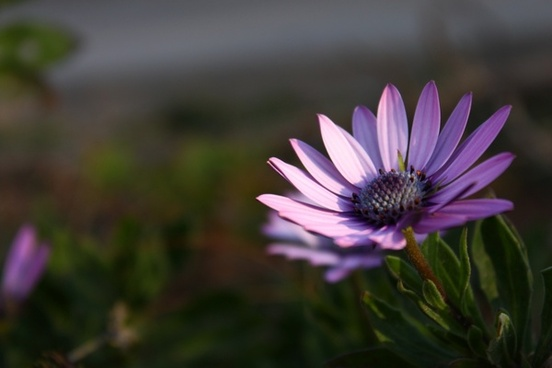
#> input picture images/flower.jpg, 552 x 368 px
$ jupyter execute 00_introduction_to_computer_vision.ipynb   (shell and % lines are left out)   (text cells are left out)
#> lines starting #> are read from the running program, lines starting #| are printed output that depends on the picture; after the words box and inside, x2 and y2 are one past the last pixel; in counts of white or black regions, pixels touching at a corner belong together
[cell 1]
# Import numpy
import numpy as np

# Import OpenCv
import cv2

[cell 2]
print(cv2.__version__)

[cell 3]
# Load the image
image = cv2.imread('./images/flower.jpg')
#> image is the input picture: shape (368, 552, 3); mean B, G, R 55.9, 60, 64.9

[cell 4]
# Display the image
cv2.imshow('Flower', image)
cv2.waitKey()

cv2.destroyAllWindows()

[cell 5]
# Write the image
cv2.imwrite('flower-copy.jpg', image)
#> Out = True

[cell 6]
# Note: if "0" is passed to "VideoCapture" the source will be the webcam
#       and if the address of a video file is passed to "VideoCapture" the source will be that video
cap = cv2.VideoCapture(0)

while True:
    ret, frame = cap.read()
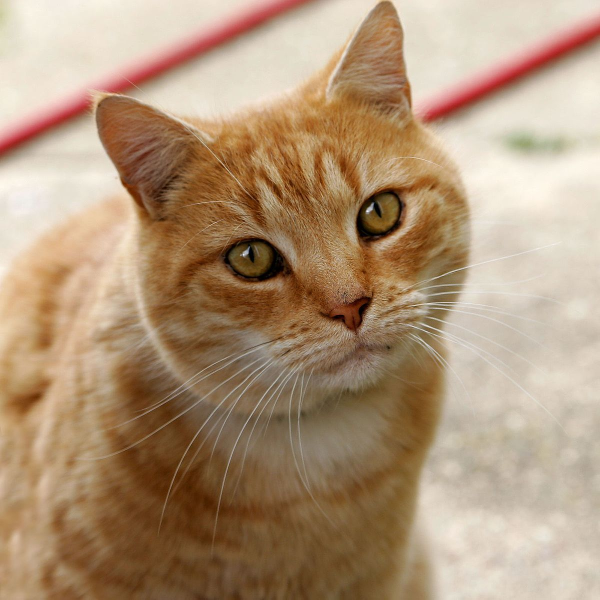
#> input picture images/cat.jpg, 1200 x 1199 px, given in place of the camera (shown at 1/2 size)
#> frame is the input picture: shape (1199, 1200, 3); mean B, G, R 120.7, 148.8, 175.9
    cv2.imshow('Webcam', frame)
    if cv2.waitKey(1) == 13: #13 is the Enter Key
#> (key Esc is pressed here)
        break

# Release camera and close windows
cap.release()
cv2.destroyAllWindows()

[cell 7]
image.shape
#> Out = (368, 552, 3)

[cell 8]
# Print dimensions of the image
print ('Height of the Image:', image.shape[0], 'pixels')
#| Height of the Image: 368 pixels
print ('Width of the Image: ', image.shape[1], 'pixels')
#| Width of the Image:  552 pixels
print ('Channel(s) of the Image: ', image.shape[2], 'channel(s)')
#| Channel(s) of the Image:  3 channel(s)

[cell 9]
# To convert to grayscale, use "cvtColor"
gray_image = cv2.cvtColor(image, cv2.COLOR_BGR2GRAY)

cv2.imshow('Grayscale Flower', gray_image)
cv2.waitKey()

cv2.destroyAllWindows()

[cell 10]
gray_image.shape
#> Out = (368, 552)

[cell 11]
# "split" function splits the image into each dimension
B, G, R = cv2.split(image)

# Create a matrix of zeros with dimensions of height and width
zeros = np.zeros(image.shape[:2], dtype = "uint8")

# Note: In OpenCV, the images are in the form of BGR (NOT RGB)
cv2.imshow("Red Channel", cv2.merge([zeros, zeros, R]))
cv2.waitKey()
cv2.imshow("Green Channel", cv2.merge([zeros, G, zeros]))
cv2.waitKey()
cv2.imshow("Blue Channel", cv2.merge([B, zeros, zeros]))
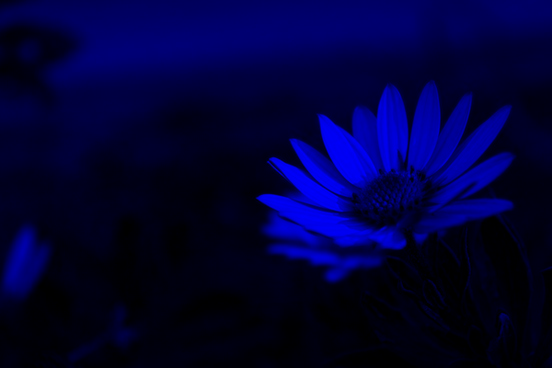
#> window 'Blue Channel': shape (368, 552, 3); mean B, G, R 55.9, 0, 0
cv2.waitKey()

cv2.destroyAllWindows()

[cell 12]
image[200, 300]
#> Out = [201, 157, 194]

[cell 13]
image[200, 300] + 20
#> Out = [221, 177, 214]

[cell 14]
image[200, 300] * 2
#> Out = [146, 58, 132]

[cell 15]
image = cv2.imread('./images/flower.jpg')

# Draw a line
cv2.line(image, (0,0), (400,400), (0,255,0), 5)

cv2.imshow("Line", image)
cv2.waitKey()

cv2.destroyAllWindows()

[cell 16]
image = cv2.imread('./images/flower.jpg')

# Draw a Rectangle
cv2.rectangle(image, (50,100), (300,250), (255,0,0), 5)

cv2.imshow("Rectangle", image)
cv2.waitKey()

cv2.destroyAllWindows()

[cell 17]
image = cv2.imread('./images/flower.jpg')

# Draw a Cicle
cv2.circle(image, (200, 200), 100, (50,0,255), 5)

cv2.imshow("Circle", image)
cv2.waitKey()

cv2.destroyAllWindows()

[cell 18]
image = cv2.imread('./images/flower.jpg')

# Put a text
cv2.putText(image, 'This is a flower!', (10,50), cv2.FONT_HERSHEY_COMPLEX, 1, (200,170,100), 2)

cv2.imshow("Text", image)
cv2.waitKey()

cv2.destroyAllWindows()

[cell 19]
image = cv2.imread('./images/flower.jpg')

cv2.imshow('Original', image)
cv2.waitKey()

# Store height and width of the image
height, width = image.shape[:2]
#> height = 368; width = 552

quarter_height, quarter_width = height/4, width/4
#> quarter_height = 92; quarter_width = 138

#  T  = | 1 0 Tx |
#       | 0 1 Ty |

# T is our translation matrix
T = np.float32([[1, 0, quarter_width], [0, 1,quarter_height]])
#> T = [[1, 0, 138], [0, 1, 92]]

# Use warpAffine to transform the image using the matrix T
img_translation = cv2.warpAffine(image, T, (width, height))
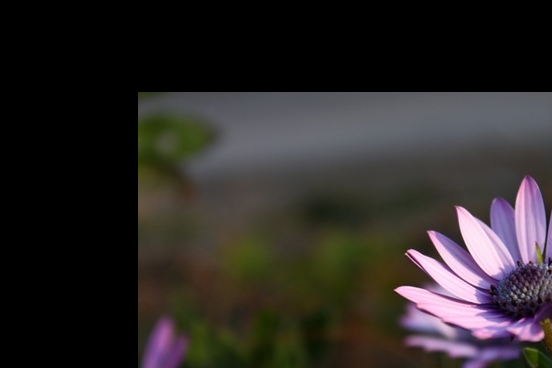
#> img_translation: shape (368, 552, 3); mean B, G, R 40.3, 41.8, 46.1

cv2.imshow('Translation', img_translation)
cv2.waitKey()

cv2.destroyAllWindows()

[cell 20]
image = cv2.imread('./images/flower.jpg')

cv2.imshow('Original', image)
cv2.waitKey()

# Store height and width of the image
height, width = image.shape[:2]

half_height, half_width = height/2, width/2

# T is the rotation matrix
T = cv2.getRotationMatrix2D((half_width, half_height), 20, 1)

# Use warpAffine to rotate the image using the matrix T around its centre
rotated_image = cv2.warpAffine(image, T, (width, height))

cv2.imshow('Rotation', rotated_image)
cv2.waitKey()

cv2.destroyAllWindows()

[cell 21]
image = cv2.imread('./images/flower.jpg')

cv2.imshow('Original', image)
cv2.waitKey()

# Use "transpose" method to flip a the image over its diagonal (switches the row and column indices of the matrix)
rotated_image = cv2.transpose(image)
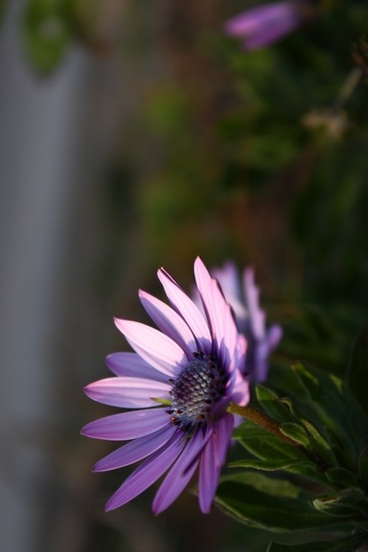
#> rotated_image: shape (552, 368, 3); mean B, G, R 55.9, 60, 64.9

cv2.imshow('Rotation - Method 2', rotated_image)
cv2.waitKey()

cv2.destroyAllWindows()

[cell 22]
image = cv2.imread('./images/flower.jpg')

cv2.imshow('Original', image)
cv2.waitKey()

# Horizontal flip
flipped = cv2.flip(image, 1)

cv2.imshow('Horizontal Flip', flipped)
cv2.waitKey()

# Vertical flip
flipped = cv2.flip(image, 0)

cv2.imshow('Vertical Flip', flipped)
cv2.waitKey()

# Horizontal and Vertical flip
flipped = cv2.flip(image, -1)
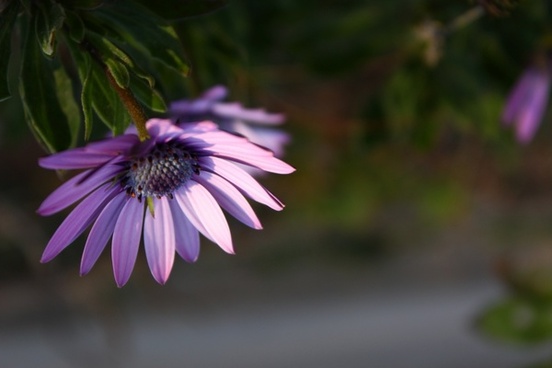
#> flipped: shape (368, 552, 3); mean B, G, R 55.9, 60, 64.9

cv2.imshow('Horizontal and Vertical Flip', flipped)
cv2.waitKey()

cv2.destroyAllWindows()

[cell 23]
image = cv2.imread('./images/flower.jpg')

cv2.imshow('Original', image)
cv2.waitKey()

# Make the image half of it's original size
image_scaled = cv2.resize(image, None, fx=0.5, fy=0.5)
cv2.imshow('Scaling - Linear Interpolation', image_scaled)
cv2.waitKey()

# Make the image double the size of it's original size
# Note: You can use different "interpolation(s)"
img_scaled = cv2.resize(image, None, fx=2, fy=2, interpolation = cv2.INTER_CUBIC)
cv2.imshow('Scaling - Cubic Interpolation', img_scaled)
cv2.waitKey()

# Resizing by setting exact dimensions
img_scaled = cv2.resize(image, (300, 400), interpolation = cv2.INTER_AREA)
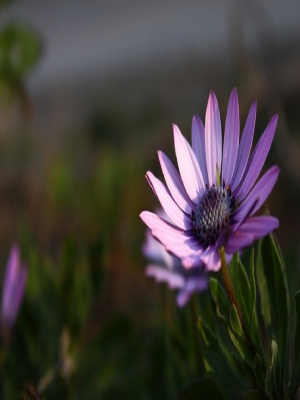
#> img_scaled: shape (400, 300, 3); mean B, G, R 55.9, 59.9, 64.8
cv2.imshow('Scaling - Size of (300, 400)', img_scaled)
cv2.waitKey()

cv2.destroyAllWindows()

[cell 24]
image = cv2.imread('./images/flower.jpg')

cv2.imshow("Original", image)
cv2.waitKey()

# Crop out the arbitray area
cropped = image[100:300 , 200:800, :]
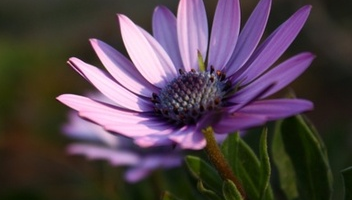
#> cropped: shape (200, 352, 3); mean B, G, R 75.9, 67.6, 82.5

cv2.imshow("Cropped", cropped)
cv2.waitKey()

cv2.destroyAllWindows()

[cell 25]
# Note: By passing "0" to "imread" method, the image will be read in grayscale format
image = cv2.imread('./images/flower.jpg', 0)
#> image: shape (368, 552); min 0, max 244, mean 61

cv2.imshow('Original', image)
cv2.waitKey()

# Resize the image to reduce the computation for convolution!
img_scaled = cv2.resize(image, (300, 300), interpolation = cv2.INTER_AREA)
#> img_scaled: shape (300, 300)

cv2.imshow('Resized', img_scaled)
cv2.waitKey()

# Creating a 3 x 3 kernel
# Note:  Moving Average Filter
kernel_3x3 = np.ones((3, 3), np.float32) / 9

# Use the "fitler2D" method to conovlve the kernal on the image
blurred_3x3 = cv2.filter2D(img_scaled, -1, kernel_3x3)
cv2.imshow('3x3 Kernel Blurring', blurred_3x3)
cv2.waitKey()

# Creating a 7 x 7 kernel
kernel_7x7 = np.ones((7, 7), np.float32) / 49

blurred_7x7 = cv2.filter2D(img_scaled, -1, kernel_7x7)
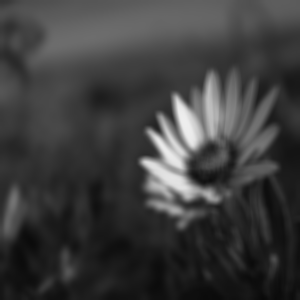
#> blurred_7x7: shape (300, 300); min 9, max 238, mean 61
cv2.imshow('7x7 Kernel Blurring', blurred_7x7)
cv2.waitKey()

cv2.destroyAllWindows()

[cell 26]
image = cv2.imread('./images/flower.jpg')

cv2.imshow('Original', image)
cv2.waitKey()

# Create our shapening kernel
kernel_sharpening = np.array([[-1,-1,-1],
                              [-1,9,-1],
                              [-1,-1,-1]])

# applying the kernel to the input image
sharpened = cv2.filter2D(image, -1, kernel_sharpening)

cv2.imshow('Sharpening', sharpened)
cv2.waitKey()

cv2.destroyAllWindows()

[cell 27]
image = cv2.imread('./images/flower.jpg', 0)

cv2.imshow('Original', image)
cv2.waitKey()

# Values below 127 goes to 0 (black) and everything above 127 goes to 255 (white)
ret, thresh = cv2.threshold(image, 127, 255, cv2.THRESH_BINARY)
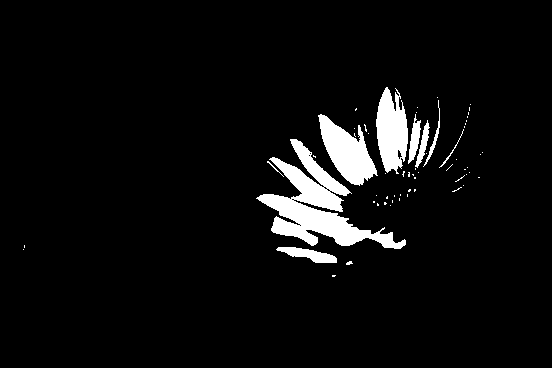
#> thresh: shape (368, 552); 5.4% white; 62 white regions (53 under 20 px), largest, box (x1, y1, x2, y2) and area: (256, 139, 406, 249) 5313, (318, 114, 378, 186) 2159, (376, 87, 408, 174) 1948

cv2.imshow('Binary Threshold', thresh)
cv2.waitKey()

cv2.destroyAllWindows()

[cell 28]
image = cv2.imread('./images/flower.jpg', 0)

cv2.imshow('Original', image)
cv2.waitKey()

# The kernel
kernel = np.ones((5,5), np.uint8)

# erosion
erosion = cv2.erode(image, kernel, iterations = 1)
cv2.imshow('Erosion', erosion)
cv2.waitKey()

# dilation
dilation = cv2.dilate(image, kernel, iterations = 1)
cv2.imshow('Dilation', dilation)
cv2.waitKey()

# Opening - Good for removing noise
opening = cv2.morphologyEx(image, cv2.MORPH_OPEN, kernel)
cv2.imshow('Opening', opening)
cv2.waitKey()

# Closing - Good for removing noise
closing = cv2.morphologyEx(image, cv2.MORPH_CLOSE, kernel)
cv2.imshow('Closing', closing)
cv2.waitKey()

cv2.destroyAllWindows()

[cell 29]
image = cv2.imread('./images/flower.jpg', 0)

cv2.imshow('Original', image)
cv2.waitKey()

# Canny  Filter for Edge Detection
canny = cv2.Canny(image, 60, 120)
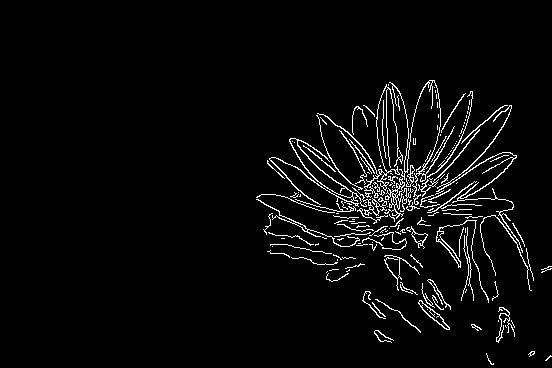
#> canny: shape (368, 552); 3.7% white in thin lines or dots, all inside (x1, y1, x2, y2) = (256, 80, 552, 365)

cv2.imshow('Canny', canny)
cv2.waitKey()

cv2.destroyAllWindows()
